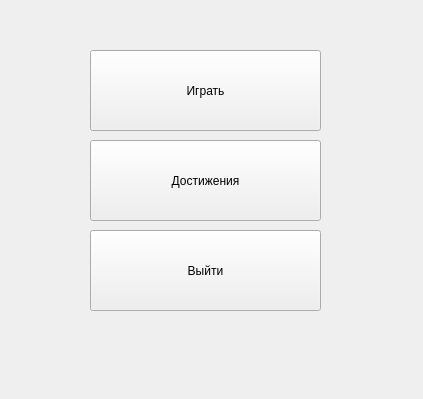
<?xml version="1.0" encoding="UTF-8"?>
<ui version="4.0">
 <class>Form</class>
 <widget class="QWidget" name="Form">
  <property name="geometry">
   <rect>
    <x>0</x>
    <y>0</y>
    <width>423</width>
    <height>399</height>
   </rect>
  </property>
  <property name="minimumSize">
   <size>
    <width>423</width>
    <height>399</height>
   </size>
  </property>
  <property name="maximumSize">
   <size>
    <width>423</width>
    <height>399</height>
   </size>
  </property>
  <property name="windowTitle">
   <string>BlackJack</string>
  </property>
  <widget class="QPushButton" name="play_but">
   <property name="geometry">
    <rect>
     <x>90</x>
     <y>50</y>
     <width>231</width>
     <height>81</height>
    </rect>
   </property>
   <property name="text">
    <string>Играть</string>
   </property>
  </widget>
  <widget class="QPushButton" name="achivbut">
   <property name="geometry">
    <rect>
     <x>90</x>
     <y>140</y>
     <width>231</width>
     <height>81</height>
    </rect>
   </property>
   <property name="text">
    <string>Достижения</string>
   </property>
  </widget>
  <widget class="QPushButton" name="exit_but">
   <property name="geometry">
    <rect>
     <x>90</x>
     <y>230</y>
     <width>231</width>
     <height>81</height>
    </rect>
   </property>
   <property name="text">
    <string>Выйти</string>
   </property>
  </widget>
 </widget>
 <resources/>
 <connections/>
</ui>
